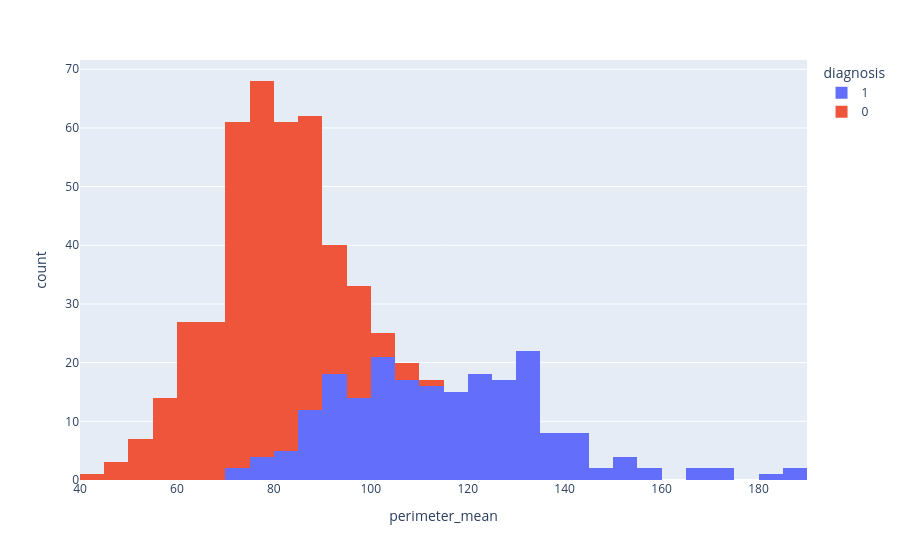

Notebook source saved alongside this figure:
### Code cell
px.histogram(data_frame=data, x='perimeter_mean', color='diagnosis')

### Figure 1 — Plotly figure (JSON) as saved in the notebook; plotly's stock layout.template omitted (floating-point values rounded to 4 significant figures; data arrays with more than 128 entries replaced by an {"elided": "..."} marker saying what was removed)
{"data": [{"bingroup": "x", "hovertemplate": "diagnosis=1<br>perimeter_mean=%{x}<br>count=%{y}<extra></extra>", "legendgroup": "1", "marker": {"color": "#636efa", "pattern": {"shape": ""}}, "name": "1", "orientation": "v", "showlegend": true, "type": "histogram", "x": {"elided": "212 float values"}, "xaxis": "x", "yaxis": "y"}, {"bingroup": "x", "hovertemplate": "diagnosis=0<br>perimeter_mean=%{x}<br>count=%{y}<extra></extra>", "legendgroup": "0", "marker": {"color": "#EF553B", "pattern": {"shape": ""}}, "name": "0", "orientation": "v", "showlegend": true, "type": "histogram", "x": {"elided": "357 float values"}, "xaxis": "x", "yaxis": "y"}], "layout": {"barmode": "relative", "legend": {"title": {"text": "diagnosis"}, "tracegroupgap": 0}, "margin": {"t": 60}, "xaxis": {"anchor": "y", "domain": [0, 1], "title": {"text": "perimeter_mean"}}, "yaxis": {"anchor": "x", "domain": [0, 1], "title": {"text": "count"}}}}
